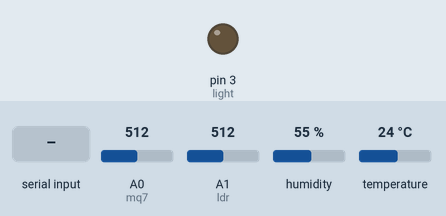
Bench run of a sketch on a simulated Arduino Uno, built with avr-gcc and run on an emulated ATmega328P. Shown: output pins drawn as LEDs (lit = HIGH). The inputs (shaded band) are chosen by the test bench; at power-on: A0 (mq7) = 512, A1 (ldr) = 512, humidity 55 %, temperature 24 °C.

Above: at 1.2 s.
1.3 s: "o" received over Serial
At 2.4 s:
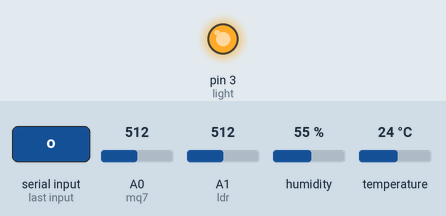
2.8 s: "f" received over Serial
At 3.6 s:
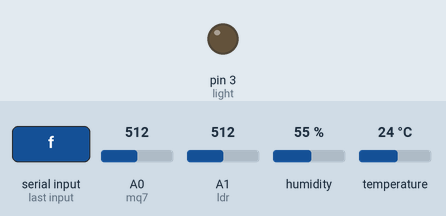
Timing chart, 0 to 5.8 s (numbered marks = the images above; inputs shaded):
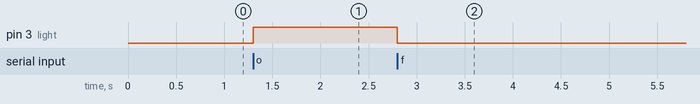

The sketch:

arduinoApp.ino
```cpp
#include "DHT.h"

#define DHTPIN 2     // Digital pin connected to the DHT sensor

#define DHTTYPE DHT11   // DHT 11
int cmd = '0';
DHT dht(DHTPIN, DHTTYPE);
int light = 3;
int mq7 = A0;
int ldr = A1;

void setup() {
  Serial.begin(9600);
  //Serial.println(F("DHTxx test!"));
  pinMode(light,OUTPUT);
  pinMode(mq7,INPUT);
  pinMode(ldr,INPUT);
  dht.begin();
}

void loop() {
  // Wait a few seconds between measurements.
  //delay(2000);
  float carbonValue = analogRead(mq7);
  float ldrValue = analogRead(ldr);
  float h = dht.readHumidity();
  // Read temperature as Celsius (the default)
  float t = dht.readTemperature();

  // Check if any reads failed and exit early (to try again).
  if (isnan(h) || isnan(t)) {
    Serial.println(F("Failed to read from DHT sensor!"));
    return;
  }

  if(Serial.available()){
    cmd = Serial.read();
    if(cmd == 't'){
      Serial.println(t);
    }
    if(cmd == 'h'){
      Serial.println(h);
    }
    if(cmd == 'o'){
      digitalWrite(light,HIGH);
    }
    if(cmd == 'f'){
      digitalWrite(light,LOW);
    }
    if(cmd == 'c'){
      Serial.println(carbonValue);
    }
    if(cmd == "l"){
      Serial.println(ldrValue);
    }
  }


}
```

Measured:
- after the input at 1.3 s, pin 3 (light): LOW → HIGH at once
- after the input at 2.8 s, pin 3 (light): HIGH → LOW at once
